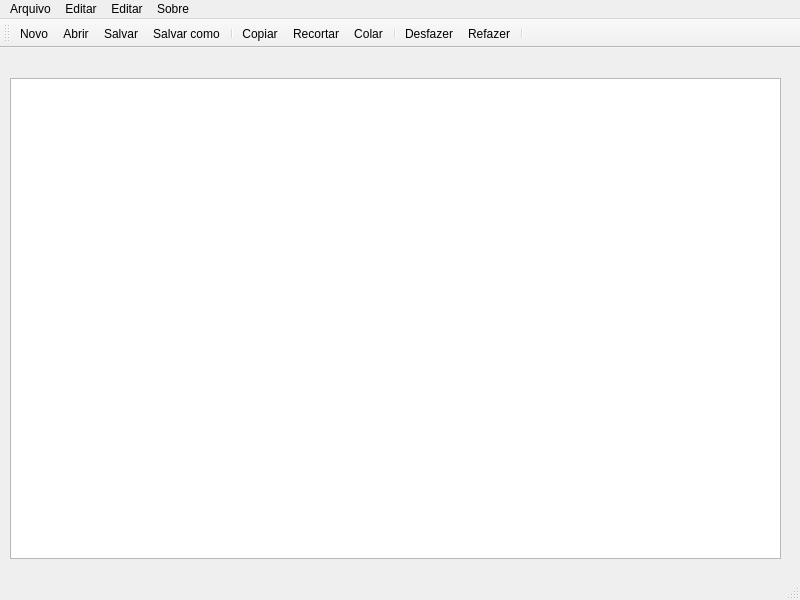
<?xml version="1.0" encoding="UTF-8"?>
<ui version="4.0">
 <class>MainWindow</class>
 <widget class="QMainWindow" name="MainWindow">
  <property name="geometry">
   <rect>
    <x>0</x>
    <y>0</y>
    <width>800</width>
    <height>600</height>
   </rect>
  </property>
  <property name="minimumSize">
   <size>
    <width>500</width>
    <height>500</height>
   </size>
  </property>
  <property name="windowTitle">
   <string>MainWindow</string>
  </property>
  <widget class="QWidget" name="centralwidget">
   <widget class="QTextEdit" name="textEdit">
    <property name="geometry">
     <rect>
      <x>10</x>
      <y>30</y>
      <width>771</width>
      <height>481</height>
     </rect>
    </property>
   </widget>
  </widget>
  <widget class="QMenuBar" name="menubar">
   <property name="geometry">
    <rect>
     <x>0</x>
     <y>0</y>
     <width>800</width>
     <height>21</height>
    </rect>
   </property>
   <widget class="QMenu" name="menuArquivo">
    <property name="title">
     <string>Arquivo</string>
    </property>
    <addaction name="actionNovo"/>
    <addaction name="actionAbrir"/>
    <addaction name="separator"/>
    <addaction name="actionSalvar"/>
    <addaction name="actionSalvar_como"/>
    <addaction name="separator"/>
    <addaction name="actionImprimir"/>
    <addaction name="separator"/>
    <addaction name="actionFechar"/>
   </widget>
   <widget class="QMenu" name="menuEditar">
    <property name="title">
     <string>Editar</string>
    </property>
    <addaction name="actionRefazer"/>
    <addaction name="actionDesfazer"/>
    <addaction name="separator"/>
    <addaction name="actionCopiar"/>
    <addaction name="actionRecortar"/>
    <addaction name="actionColar"/>
   </widget>
   <widget class="QMenu" name="menuSobre">
    <property name="title">
     <string>Sobre</string>
    </property>
    <addaction name="actionSobre"/>
    <addaction name="actionSobre_Qt"/>
   </widget>
   <widget class="QMenu" name="menuEditar_2">
    <property name="title">
     <string>Editar</string>
    </property>
    <addaction name="actionFonte"/>
    <addaction name="actionCor_do_Texto"/>
   </widget>
   <addaction name="menuArquivo"/>
   <addaction name="menuEditar"/>
   <addaction name="menuEditar_2"/>
   <addaction name="menuSobre"/>
  </widget>
  <widget class="QStatusBar" name="statusbar"/>
  <widget class="QToolBar" name="toolBar">
   <property name="windowTitle">
    <string>toolBar</string>
   </property>
   <attribute name="toolBarArea">
    <enum>TopToolBarArea</enum>
   </attribute>
   <attribute name="toolBarBreak">
    <bool>false</bool>
   </attribute>
   <addaction name="actionNovo"/>
   <addaction name="actionAbrir"/>
   <addaction name="actionSalvar"/>
   <addaction name="actionSalvar_como"/>
   <addaction name="separator"/>
   <addaction name="actionCopiar"/>
   <addaction name="actionRecortar"/>
   <addaction name="actionColar"/>
   <addaction name="separator"/>
   <addaction name="actionDesfazer"/>
   <addaction name="actionRefazer"/>
   <addaction name="separator"/>
  </widget>
  <action name="actionNovo">
   <property name="icon">
    <iconset theme="QIcon::ThemeIcon::ListAdd"/>
   </property>
   <property name="text">
    <string>Novo</string>
   </property>
  </action>
  <action name="actionAbrir">
   <property name="icon">
    <iconset theme="QIcon::ThemeIcon::MailMessageNew"/>
   </property>
   <property name="text">
    <string>Abrir</string>
   </property>
  </action>
  <action name="actionSalvar">
   <property name="icon">
    <iconset theme="QIcon::ThemeIcon::DocumentSave"/>
   </property>
   <property name="text">
    <string>Salvar</string>
   </property>
   <property name="shortcut">
    <string>Ctrl+S</string>
   </property>
  </action>
  <action name="actionSalvar_como">
   <property name="icon">
    <iconset theme="QIcon::ThemeIcon::DocumentSaveAs"/>
   </property>
   <property name="text">
    <string>Salvar como</string>
   </property>
  </action>
  <action name="actionFechar">
   <property name="icon">
    <iconset theme="QIcon::ThemeIcon::WindowClose"/>
   </property>
   <property name="text">
    <string>Fechar</string>
   </property>
  </action>
  <action name="actionCopiar">
   <property name="icon">
    <iconset theme="QIcon::ThemeIcon::EditCopy"/>
   </property>
   <property name="text">
    <string>Copiar</string>
   </property>
  </action>
  <action name="actionRecortar">
   <property name="icon">
    <iconset theme="QIcon::ThemeIcon::EditCut"/>
   </property>
   <property name="text">
    <string>Recortar</string>
   </property>
  </action>
  <action name="actionColar">
   <property name="icon">
    <iconset theme="QIcon::ThemeIcon::EditPaste"/>
   </property>
   <property name="text">
    <string>Colar</string>
   </property>
  </action>
  <action name="actionRefazer">
   <property name="icon">
    <iconset theme="QIcon::ThemeIcon::EditRedo"/>
   </property>
   <property name="text">
    <string>Refazer</string>
   </property>
   <property name="shortcut">
    <string>Ctrl+Shift+Z</string>
   </property>
  </action>
  <action name="actionDesfazer">
   <property name="icon">
    <iconset theme="QIcon::ThemeIcon::EditUndo"/>
   </property>
   <property name="text">
    <string>Desfazer</string>
   </property>
   <property name="shortcut">
    <string>Ctrl+Z</string>
   </property>
  </action>
  <action name="actionSobre_Qt">
   <property name="icon">
    <iconset theme="QIcon::ThemeIcon::DialogInformation"/>
   </property>
   <property name="text">
    <string>Sobre Qt</string>
   </property>
  </action>
  <action name="actionSobre">
   <property name="icon">
    <iconset theme="QIcon::ThemeIcon::DialogInformation"/>
   </property>
   <property name="text">
    <string>Sobre</string>
   </property>
  </action>
  <action name="actionFonte">
   <property name="text">
    <string>Fonte</string>
   </property>
  </action>
  <action name="actionCor_do_Texto">
   <property name="text">
    <string>Cor do Texto</string>
   </property>
  </action>
  <action name="actionImprimir">
   <property name="icon">
    <iconset theme="QIcon::ThemeIcon::DocumentPrint"/>
   </property>
   <property name="text">
    <string>Imprimir</string>
   </property>
  </action>
 </widget>
 <resources/>
 <connections/>
</ui>
